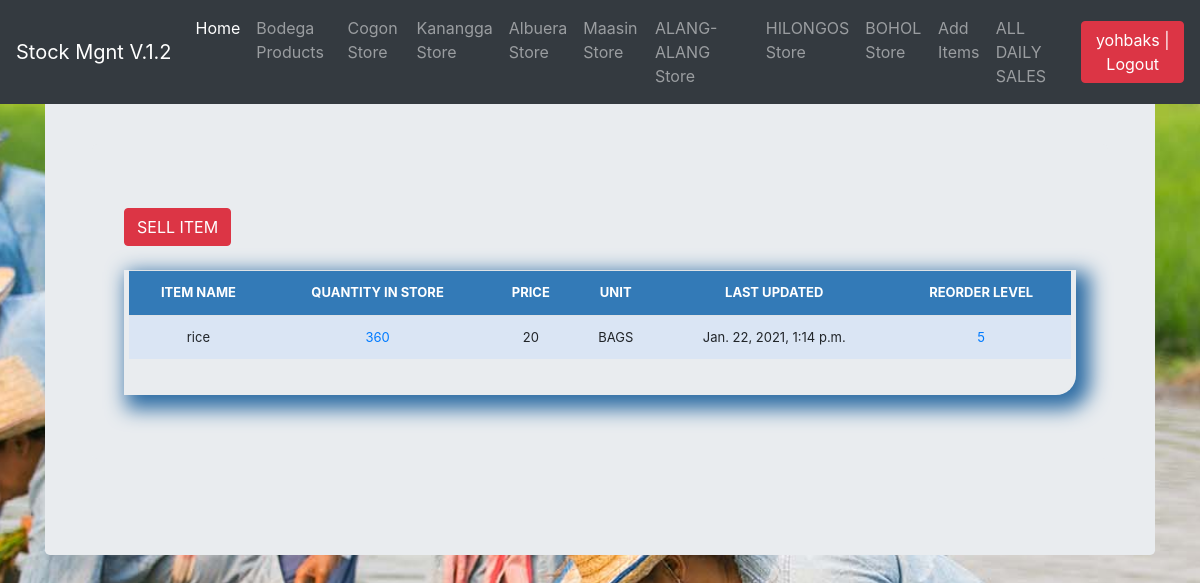
The app's page /shop_stock_detail/2/ (signed in) with its own data.
### stockmgmt/models.py (models this page shows, shortened)
class All_Store(models.Model):
    name = models.CharField(max_length=100, blank=True, null=True, verbose_name='Store name', choices=issue_to_category)
    slug = models.SlugField(unique=True, null=False, default='na')
    def get_absolute_url(self):
        return reverse('store', kwargs={'slug': self.slug})

class Stock(models.Model):
    category = models.ForeignKey(Category, on_delete=models.CASCADE, blank=True)
    sub_category = models.ForeignKey(SubCategory, on_delete=models.CASCADE, blank=True,null=True,verbose_name='UNIT')
    item_name = models.CharField(max_length=50, blank=True, null=True)
    quantity = models.IntegerField(default='0', blank=True, null=True)
    receive_quantity = models.IntegerField(default='0', blank=True, null=True)
    receive_by = models.CharField(max_length=50, blank=True, null=True)
    issue_quantity = models.IntegerField(default='0', blank=True, null=True)
    issue_by = models.CharField(max_length=50, blank=True, null=True, choices=issue_to_category)
    issue_by_model = models.ForeignKey(All_Store, on_delete=models.CASCADE, blank=True, null=True,
                                       related_name='issue_to_model')
    ordered_items=models.IntegerField(blank=True, null=True,default=0,verbose_name='Number of items')
    issue_to = models.CharField(max_length=50, blank=True, null=True, choices=issue_to_category)
    issue_to_model = models.ForeignKey(All_Store, on_delete=models.CASCADE, blank=True, null=True,
                                       related_name='issue_by_model')
    phone_number = models.CharField(max_length=50, blank=True, null=True)
    created_by = models.CharField(max_length=50, blank=True, null=True)
    reorder_level = models.IntegerField(default='0', blank=True, null=True)
    last_updated = models.DateTimeField(auto_now_add=False, auto_now=True)
    timestamp = models.DateTimeField(auto_now_add=True, auto_now=False)
    price = models.IntegerField(default='0', blank=True, null=True)

class SubCategory(models.Model):
    category=models.ForeignKey(Category,on_delete=models.CASCADE,related_name='stock_Categories')
    name=models.CharField(max_length=100,db_index=True)

### stockmgmt/views.py (the view)
# urls.py: path('shop_stock_detail/<str:pk>/', views.shop_stock_detail, name="shop_stock_detail"),
def shop_stock_detail(request, pk):
    queryset = Stock.objects.get(id=pk)
    remainnig=Shop_Record.objects.get(product__pk=pk,store=queryset.issue_to_model).remaining_items
    reoder_level=Shop_Record.objects.get(product__pk=pk,store=queryset.issue_to_model).reoder_level
    shop_record=Shop_Record.objects.get(product__pk=pk,store=queryset.issue_to_model)
    all_store = All_Store.objects.all()
    context = {
        "queryset": queryset,
        'remaining':remainnig,
        'stores':all_store,
        'shop_record':shop_record,
        'reoder_level':reoder_level,
    }
    return render(request, "shop_stock_detail.html", context)

### stockmgmt/templates/shop_stock_detail.html (shortened to what this page needs)
{% extends "base.html" %}
{% load crispy_forms_tags %}
{% load static %}
{% block body %}
<main role="main" class="container">
  <div class="jumbotron">
<a href="{% url 'sell_items' queryset.id %}"><div class='btn btn-danger'>SELL ITEM</div></a>
        <br><br>
        <div class="display_table">
          <table class='table'>
                  <tr>
                    <th>ITEM NAME</th>
                    <th>QUANTITY IN STORE</th>
                      <th>PRICE</th>
                      <th>UNIT</th>
                    <th>LAST UPDATED</th>
                    <th>REORDER LEVEL</th>
                  </tr>
                  <tr>
                    <td>{{queryset.item_name}}</td>
                    <td>
                                     {% if remaining <= reoder_level %}
                  <div style="background-color: orange;">
                      <a href="{% url 'shop_stock_detail' queryset.id %}">{{remaining}}</a></div>
                  {% else %}
                <a href="{% url 'shop_stock_detail' queryset.id %}">{{remaining}}</a>
                                     {% endif %}</td>
                  <td>{{ queryset.price }}</td>
                      <td>{{ queryset.sub_category.name }}</td>
                    <td>{{queryset.last_updated}}</td>
                    <td><a href="{% url 'shop_reoder_level' shop_record.store.slug queryset.pk %}">{{reoder_level}}</a></td>
                  </tr>
          </table>
        </div>
  </div>
</main>
{% endblock %}

### stockmgmt/templates/navbar.html (shortened to what this page needs)
  <nav class="navbar navbar-expand-md navbar-dark fixed-top bg-dark">
  <a class="navbar-brand" href="/">Stock Mgnt V.1.2</a>
  <div class="collapse navbar-collapse" id="navbarCollapse">
    <ul class="navbar-nav mr-auto">
      <li class="nav-item active">
        <a class="nav-link" href="/">Home <span class="sr-only">(current)</span></a>
      </li>
        {% if request.user.is_authenticated %}
      <li class="nav-item">
        <a class="nav-link" href="/list_items">Bodega Products</a>
        </li>
        {% for shop in stores %}
            {% if shop.name != 'BODEGA' %}
            <li class="nav-item">
        <a class="nav-link" href="{{ shop.get_absolute_url }}">{{ shop.name }} Store</a>
      </li>
            {% endif %}
        {% endfor %}
            <li class="nav-item">
        <a class="nav-link" href="/add_items">Add Items</a>
      </li>
      <li class="nav-item">
        <a class="nav-link" href="{% url 'all_sales' %}" tabindex="-1" aria-disabled="true">ALL DAILY SALES</a>
      </li>
        {% endif %}
    </ul>
          <ul class="navbar-nav">
        {% if request.user.is_authenticated %}
        <li><a href="/accounts/logout"><button class="btn btn-danger">{{ user }} | Logout</button></a></li>
        {% else %}
        <li><a href="/accounts/login">Login</a></li>
        {% endif %}
    </ul>
  </div>
</nav>

### stockmgmt/static/css/stylesheet.css (style rules this page uses)
body { background-color: #34eb6b; }
.table { font-size: 13px; text-align: center; width: 95%; margin: auto; }
.table tr:nth-child(odd) { background: #B8CAE4 }
.table tr:nth-child(even) { background: #dae5f4 }
th { background-color: #337ab7; color: white; }
.display_table { border-bottom-right-radius: 20px; padding-left: 5px; padding-right: 5px; padding-bottom: 20px; box-shadow: 8px 8px 20px 6px #2e6da4; }
body { background-image: url("../img/bg.jpg"); background-position: center; background-repeat: no-repeat; background-size: cover; }

### stockmgmt/static/css/navbar-top-fixed.css (style rules this page uses)
body { min-height: 75rem; padding-top: 4.5rem; }

### records on screen
All_Store: name "Cogon"
All_Store: name "Kanangga"
All_Store: name "Albuera"
All_Store: name "Maasin"
All_Store: name "ALANG-ALANG"
All_Store: name "HILONGOS"
All_Store: name "BOHOL"
Stock: item_name "rice", price "20", sub_category.name "BAGS", last_updated "Jan. 22, 2021, 1:14 p.m."

### other values on screen
{{ user }} "yohbaks"
{{ remaining }} "360"
{{ reoder_level }} "5"
